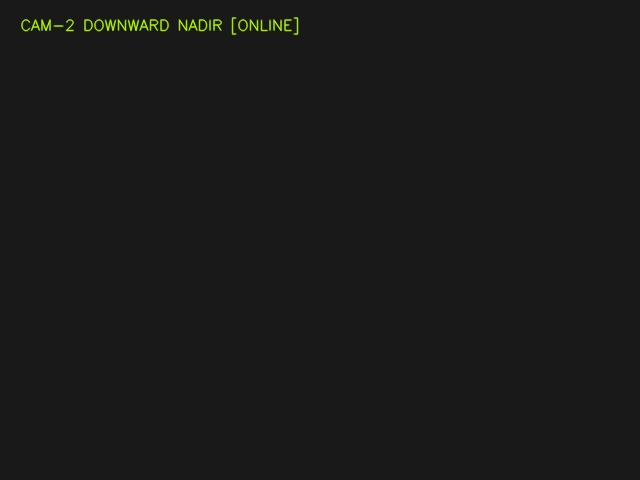
#> input picture data/db/live_downward_rgb.jpg, 640 x 480 px
$ python -i thermal_processor.py   (imports and definitions only)
#> lines starting #> are read from the running program, lines starting #| are printed output that depends on the picture; after the words box and inside, x2 and y2 are one past the last pixel; in counts of white or black regions, pixels touching at a corner belong together
#> further down, picture is the input picture: shape (480, 640, 3); mean B, G, R 25, 25.7, 25.5
"""Synthetic Thermal / Infrared Camera Processing Pipeline with Calibrated Radiometry."""

import cv2
import numpy as np
import time
import math
from typing import List, Dict, Any, Optional, Tuple

class ThermalProcessor:
    """Simulates calibrated Long-Wave Infrared (LWIR 8-14 µm) thermography with Planck-radiance physics."""

    PALETTES = {
        "inferno": cv2.COLORMAP_INFERNO,
        "ironbow": cv2.COLORMAP_JET,
        "white_hot": "white_hot",
        "black_hot": "black_hot",
        "rainbow": cv2.COLORMAP_RAINBOW,
        "plasma": cv2.COLORMAP_PLASMA,
        "bone": cv2.COLORMAP_BONE,
        "arctic": cv2.COLORMAP_OCEAN
    }

    def __init__(self, default_palette: str = "ironbow"):
        self.current_palette = default_palette if default_palette in self.PALETTES else "ironbow"
        self.isotherm_enabled = True
        self.isotherm_threshold_c = 35.0
        self.last_temp_map: Optional[np.ndarray] = None
        self.last_radiometry: Dict[str, float] = {
            "t_min": 12.0,
            "t_max": 37.0,
            "t_center": 18.5,
            "t_mean": 17.2,
            "hotspots_count": 0
        }

    def set_palette(self, palette_name: str) -> bool:
        palette_key = palette_name.lower().strip()
        if palette_key in self.PALETTES:
            self.current_palette = palette_key
            return True
        return False

    def set_isotherm(self, enabled: bool, threshold_c: float = 35.0):
        self.isotherm_enabled = enabled
        self.isotherm_threshold_c = threshold_c

    def get_temperature_at_pixel(self, u: int, v: int) -> float:
        """Returns exact calibrated Celsius temperature at given image coordinates (u, v)."""
        if self.last_temp_map is None:
            return 18.0
        h, w = self.last_temp_map.shape[:2]
        cu = max(0, min(w - 1, int(u)))
        cv = max(0, min(h - 1, int(v)))
        return float(round(self.last_temp_map[cv, cu], 1))

    def process_frame(self, rgb_frame: np.ndarray, detections: Optional[List[Dict[str, Any]]] = None) -> np.ndarray:
        """Converts an RGB/Gazebo image into physically-calibrated radiometry LWIR thermography."""
        if rgb_frame is None or rgb_frame.size == 0:
            return np.zeros((480, 640, 3), dtype=np.uint8)

        h, w = rgb_frame.shape[:2]
#> h = 480; w = 640
        gray = cv2.cvtColor(rgb_frame, cv2.COLOR_BGR2GRAY)

        # 1. Physics-Based Ambient Ground Temperature Map (13.5°C to 21.0°C baseline)
        norm_gray = gray.astype(np.float32) / 255.0
        temp_map = 13.5 + (norm_gray * 7.5) # Background vegetation / terrain (13.5°C .. 21.0°C)

        # Water features (Cold sink 11.0°C .. 13.0°C)
        b, g, r = cv2.split(rgb_frame)
        water_mask = (b.astype(np.float32) > (r.astype(np.float32) + 18)) & (g.astype(np.float32) > (r.astype(np.float32) + 8))
#> water_mask: shape (480, 640) bool; every value is 0
        temp_map[water_mask] = 11.5 + (norm_gray[water_mask] * 1.5)

        # 2. Inject Calibrated Radiant Thermal Heat Signatures for Entities
        hotspots = []
        if detections:
            for det in detections:
                box = det.get("bbox", [])
                cat = det.get("category", "")
                lbl = det.get("label", "").lower()
                target_temp = float(det.get("temp_c", 37.0))

                if len(box) == 4:
                    x1, y1, x2, y2 = [int(v) for v in box]
                    x1, y1 = max(0, min(w - 2, x1)), max(0, min(h - 2, y1))
                    x2, y2 = max(x1 + 2, min(w, x2)), max(y1 + 2, min(h, y2))
                    bw = x2 - x1
                    bh = y2 - y1

                    if cat in ["person", "human", "pedestrian"] or "man" in lbl or "woman" in lbl:
                        # Human Body Thermogram: Core 37.0°C, head 36.6°C, torso 35.8°C, limbs 32.5°C
                        head_y = y1 + int(bh * 0.22)
                        head_x = (x1 + x2) // 2
                        rad_h = max(3, bw // 3)
                        cv2.circle(temp_map, (head_x, head_y), rad_h, 36.8, -1)
                        # Torso oval
                        cv2.ellipse(temp_map, ((x1 + x2) // 2, y1 + int(bh * 0.55)), (max(4, bw // 3), max(6, bh // 3)), 0, 0, 360, 35.5, -1)
                        # Full silhouette warm halo
                        sub = temp_map[y1:y2, x1:x2]
                        temp_map[y1:y2, x1:x2] = np.maximum(sub, 32.5)
                        hotspots.append({"x": head_x, "y": head_y, "temp": 37.0, "label": "HUMAN HEAT SIGNATURE"})

                    elif cat in ["wildlife", "animal"] or "deer" in lbl or "elk" in lbl or "wolf" in lbl:
                        # Wildlife: Snout/eyes warm (35.5°C), thick insulated fur coat (31.0°C .. 33.5°C)
                        cx, cy = (x1 + x2) // 2, (y1 + y2) // 2
                        cv2.ellipse(temp_map, (cx, cy), (max(5, bw // 3), max(4, bh // 3)), 0, 0, 360, 33.5, -1)
                        head_x = x1 + int(bw * 0.25)
                        head_y = y1 + int(bh * 0.35)
                        cv2.circle(temp_map, (head_x, head_y), max(3, bw // 5), 35.5, -1)
                        hotspots.append({"x": cx, "y": cy, "temp": 35.5, "label": "BIOLOGICAL FAUNA"})

                    elif cat in ["vehicle", "truck", "car"] or "suv" in lbl or "truck" in lbl or "atv" in lbl:
                        # Vehicle: Internal combustion engine block (85°C - 95°C), exhaust, warm tires (45°C)
                        cx, cy = (x1 + x2) // 2, (y1 + y2) // 2
                        eng_x = x1 + int(bw * 0.70)
                        eng_y = cy
                        # Engine core
                        cv2.circle(temp_map, (eng_x, eng_y), max(6, bw // 4), target_temp, -1)
                        # Warm chassis body
                        sub = temp_map[y1:y2, x1:x2]
                        temp_map[y1:y2, x1:x2] = np.maximum(sub, 38.0)
                        hotspots.append({"x": eng_x, "y": eng_y, "temp": target_temp, "label": "COMBUSTION POWERTRAIN"})

                    elif cat in ["fire", "hazard"] or "wildfire" in lbl or "campfire" in lbl:
                        # Fire Flare: Extreme thermal gradient (350°C to 650°C) with smoke dispersal
                        cx, cy = (x1 + x2) // 2, (y1 + y2) // 2
                        r_flame = max(12, min(bw, bh) // 2)
                        cv2.circle(temp_map, (cx, cy), r_flame, target_temp, -1)
                        # Outer thermal plume
                        cv2.circle(temp_map, (cx, cy), int(r_flame * 1.8), target_temp * 0.65, -1)
                        hotspots.append({"x": cx, "y": cy, "temp": target_temp, "label": "CRITICAL THERMAL FLARE"})

        # Atmospheric dispersion smoothing (FLIR thermal optics blur)
        temp_map = cv2.GaussianBlur(temp_map, (5, 5), 1.1)
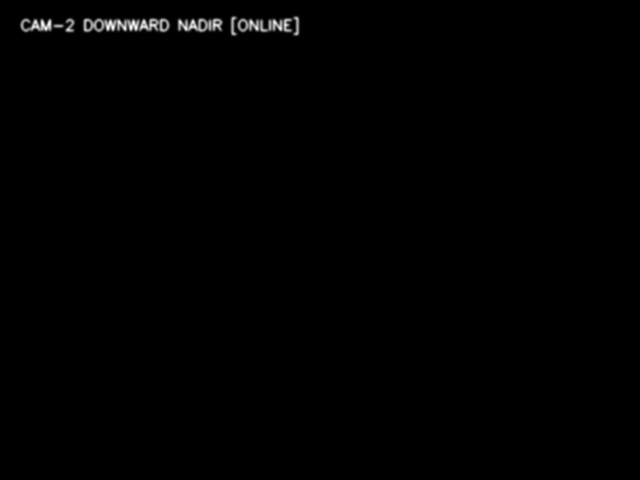
#> temp_map: shape (480, 640) float32; min 14.22, max 17.85, mean 14.25; drawn with min black and max white
        self.last_temp_map = temp_map

        # Radiometric Scene Statistics
        t_min = float(round(np.min(temp_map), 1))
#> t_min = 14.2
        t_max = float(round(np.max(temp_map), 1))
#> t_max = 17.8
        t_mean = float(round(np.mean(temp_map), 1))
#> t_mean = 14.3
        cx, cy = w // 2, h // 2
#> cx = 320; cy = 240
        t_center = float(round(temp_map[cy, cx], 1))
#> t_center = 14.2
        self.last_radiometry = {
            "t_min": t_min,
            "t_max": t_max,
            "t_center": t_center,
            "t_mean": t_mean,
            "hotspots_count": len(hotspots)
        }
#> self.last_radiometry = {'t_min': 14.2, 't_max': 17.8, 't_center': 14.2, 't_mean': 14.3, 'hotspots_count': 0}

        # 3. Dynamic Plateau Radiance Compression (Maps 10°C .. 650°C into 0..255 gracefully)
        # We use a dual-slope radiometric compression curve so human (37°C) retains full contrast even when 580°C fire is present
        norm_intensity = np.zeros_like(temp_map, dtype=np.float32)
        bg_min = 10.0
        bio_max = 42.0

        # Region A: Environmental & Biological (10°C to 42°C -> 0 to 185 intensity)
        mask_low = temp_map <= bio_max
#> mask_low: shape (480, 640) bool; every value is 1
        norm_intensity[mask_low] = ((temp_map[mask_low] - bg_min) / (bio_max - bg_min)) * 185.0

        # Region B: High Heat & Combustion (42°C to 650°C -> 185 to 255 intensity using log scale)
        mask_high = temp_map > bio_max
        log_val = np.log1p(temp_map[mask_high] - bio_max)
#> log_val = empty array
        log_max = np.log1p(650.0 - bio_max)
        norm_intensity[mask_high] = 185.0 + (log_val / log_max) * 70.0

        thermal_uint8 = np.clip(norm_intensity, 0, 255).astype(np.uint8)

        # 4. Color Palette Mapping
        if self.current_palette == "white_hot":
            thermal_color = cv2.cvtColor(thermal_uint8, cv2.COLOR_GRAY2BGR)
        elif self.current_palette == "black_hot":
            inv = 255 - thermal_uint8
            thermal_color = cv2.cvtColor(inv, cv2.COLOR_GRAY2BGR)
        else:
            cmap_id = self.PALETTES.get(self.current_palette, cv2.COLORMAP_JET)
            thermal_color = cv2.applyColorMap(thermal_uint8, cmap_id)
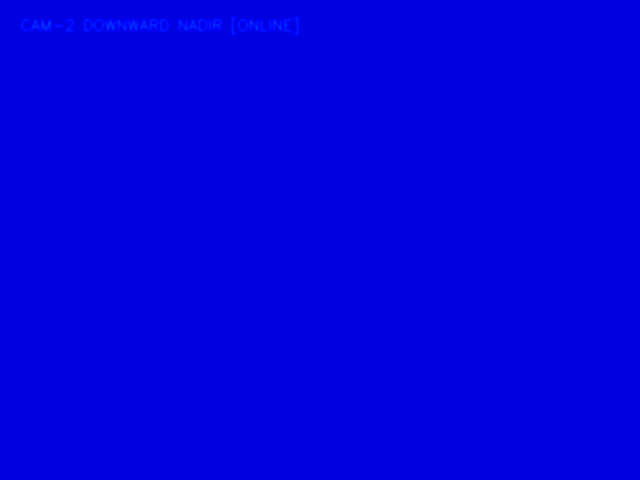
#> thermal_color: shape (480, 640, 3); mean B, G, R 224.3, 0.1, 0

        # 5. Isotherm Highlight Alarm Overlay (Flashing vibrant cyan/red on targets >= threshold)
        if self.isotherm_enabled:
            isotherm_mask = temp_map >= self.isotherm_threshold_c
            # Subtle pulsating alpha blend
            pulse = 0.5 + 0.3 * math.sin(time.time() * 6.0)
            iso_overlay = thermal_color.copy()
            # Crimson for high heat >= 60°C, Amber for biological >= 35°C
            iso_color = np.zeros_like(thermal_color)
            iso_color[temp_map >= 60.0] = [0, 50, 255] # Red
            iso_color[(temp_map >= self.isotherm_threshold_c) & (temp_map < 60.0)] = [0, 220, 255] # Amber-Yellow
            thermal_color[isotherm_mask] = cv2.addWeighted(thermal_color, 1.0 - pulse, iso_color, pulse, 0)[isotherm_mask]

        # 6. Military-Grade OSD & Radiometric HUD Elements
        # Boresight Spot Radiometer Reticle
        reticle_color = (0, 255, 255) if self.current_palette != "white_hot" else (0, 200, 0)
        cv2.line(thermal_color, (cx - 16, cy), (cx + 16, cy), reticle_color, 1, cv2.LINE_AA)
#> thermal_color: shape (480, 640, 3); 0.03% of pixels changed, all inside (x1, y1, x2, y2) = (304, 239, 338, 242)
        cv2.line(thermal_color, (cx, cy - 16), (cx, cy + 16), reticle_color, 1, cv2.LINE_AA)
#> thermal_color: shape (480, 640, 3); mean B, G, R 224.2, 0.2, 0.1
        cv2.circle(thermal_color, (cx, cy), 6, reticle_color, 1, cv2.LINE_AA)
#> thermal_color: shape (480, 640, 3); mean B, G, R 224.2, 0.2, 0.1

        # Convert Center Spot Temp to Fahrenheit
        t_center_f = round((t_center * 9.0 / 5.0) + 32.0, 1)
#> t_center_f = 57.6

        # HUD Top Banner
        hud_bg = (10, 14, 22)
        cv2.rectangle(thermal_color, (8, 8), (340, 48), hud_bg, -1)
        cv2.rectangle(thermal_color, (8, 8), (340, 48), (0, 240, 255), 1)

        pal_tag = self.current_palette.upper().replace("_", " ")
        cv2.putText(thermal_color, f"FLIR LWIR 8-14um | {pal_tag}", (16, 25),
                    cv2.FONT_HERSHEY_SIMPLEX, 0.44, (255, 255, 255), 1, cv2.LINE_AA)
        cv2.putText(thermal_color, f"CTR SPOT: {t_center:.1f} C / {t_center_f:.1f} F", (16, 42),
                    cv2.FONT_HERSHEY_SIMPLEX, 0.42, (0, 255, 255), 1, cv2.LINE_AA)

        # HUD Radiometry Min / Max / Mean Box on Bottom Left
        cv2.rectangle(thermal_color, (8, h - 38), (280, h - 8), hud_bg, -1)
        cv2.rectangle(thermal_color, (8, h - 38), (280, h - 8), (80, 80, 80), 1)
        stat_line = f"MIN: {t_min:.1f}C | AVG: {t_mean:.1f}C | MAX: {t_max:.1f}C"
#> stat_line = 'MIN: 14.2C | AVG: 14.3C | MAX: 17.8C'
        cv2.putText(thermal_color, stat_line, (14, h - 20),
                    cv2.FONT_HERSHEY_SIMPLEX, 0.38, (0, 229, 153), 1, cv2.LINE_AA)
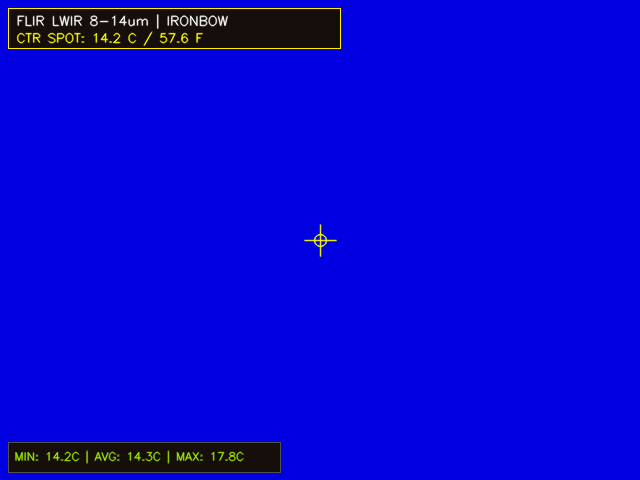
#> thermal_color: shape (480, 640, 3); mean B, G, R 209.1, 3, 3.4

        # 7. Thermal Target Brackets for Identified Hotspots
        if detections:
            for det in detections:
                box = det.get("bbox", [])
                if len(box) == 4:
                    x1, y1, x2, y2 = [int(v) for v in box]
                    bw = x2 - x1
                    bh = y2 - y1
                    k = max(4, min(14, min(bw, bh) // 4))
                    tid = det.get("track_id", "TRK")
                    lbl = det.get("label", det.get("category", "HEAT"))
                    temp = float(det.get("temp_c", 37.0))
                    is_hazard = (temp >= 100.0 or "hazard" in lbl.lower() or "fire" in lbl.lower())

                    t_color = (0, 0, 255) if is_hazard else (0, 255, 255)

                    # Precise Corner Brackets
                    cv2.line(thermal_color, (x1, y1), (x1 + k, y1), t_color, 2, cv2.LINE_AA)
                    cv2.line(thermal_color, (x1, y1), (x1, y1 + k), t_color, 2, cv2.LINE_AA)
                    cv2.line(thermal_color, (x2, y1), (x2 - k, y1), t_color, 2, cv2.LINE_AA)
                    cv2.line(thermal_color, (x2, y1), (x2, y1 + k), t_color, 2, cv2.LINE_AA)
                    cv2.line(thermal_color, (x1, y2), (x1 + k, y2), t_color, 2, cv2.LINE_AA)
                    cv2.line(thermal_color, (x1, y2), (x1, y2 - k), t_color, 2, cv2.LINE_AA)
                    cv2.line(thermal_color, (x2, y2), (x2 - k, y2), t_color, 2, cv2.LINE_AA)
                    cv2.line(thermal_color, (x2, y2), (x2, y2 - k), t_color, 2, cv2.LINE_AA)

                    badge = f"[{tid} | {temp:.1f}C | {lbl[:18]}]"
                    cv2.putText(thermal_color, badge, (x1, max(14, y1 - 4)),
                                cv2.FONT_HERSHEY_SIMPLEX, 0.36, t_color, 1, cv2.LINE_AA)

        # 8. Calibrated Radiometric Colorbar Scale on Right
        bar_x = w - 30
#> bar_x = 610
        bar_w = 12
        bar_h = 200
        bar_y = (h - bar_h) // 2
#> bar_y = 140

        # Draw Gradient
        for i in range(bar_h):
            val = int(255 * (1.0 - (i / bar_h)))
            if self.current_palette == "white_hot":
                c = (val, val, val)
            elif self.current_palette == "black_hot":
                c = (255 - val, 255 - val, 255 - val)
            else:
                cmap_id = self.PALETTES.get(self.current_palette, cv2.COLORMAP_JET)
                c = cv2.applyColorMap(np.array([[val]], dtype=np.uint8), cmap_id)[0, 0].tolist()
            cv2.line(thermal_color, (bar_x, bar_y + i), (bar_x + bar_w, bar_y + i), c, 1)
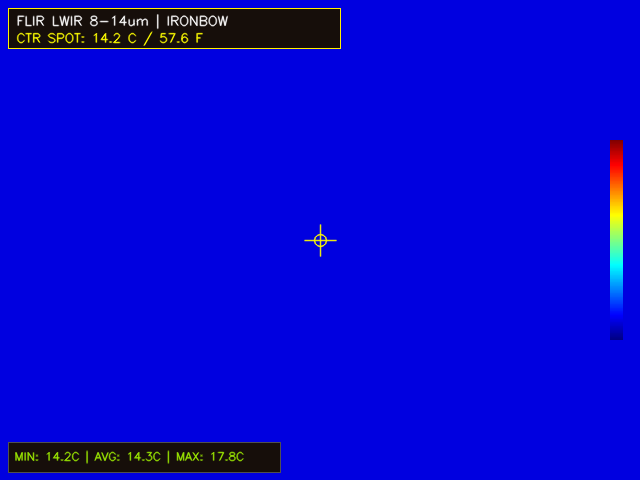
#> thermal_color: shape (480, 640, 3); 0.84% of pixels changed, all inside (x1, y1, x2, y2) = (610, 140, 623, 340)

        cv2.rectangle(thermal_color, (bar_x, bar_y), (bar_x + bar_w, bar_y + bar_h), (255, 255, 255), 1)
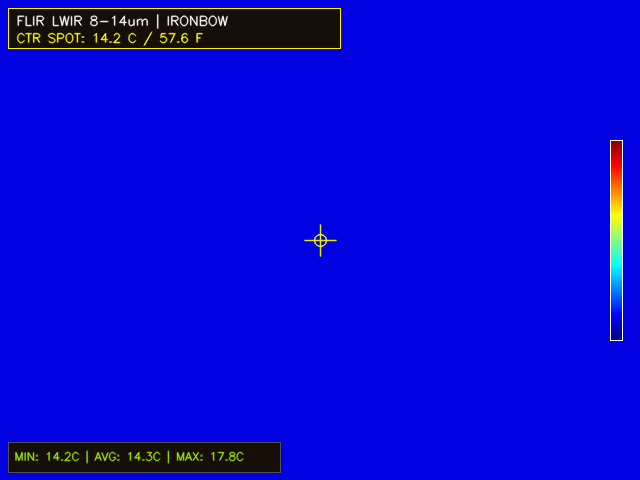
#> thermal_color: shape (480, 640, 3); 0.14% of pixels changed, all inside (x1, y1, x2, y2) = (610, 140, 623, 341)
        # Tick markers
        cv2.putText(thermal_color, f"{int(t_max)}C", (bar_x - 42, bar_y + 10), cv2.FONT_HERSHEY_SIMPLEX, 0.32, (255, 255, 255), 1)
#> thermal_color: shape (480, 640, 3); 0.01% of pixels changed, all inside (x1, y1, x2, y2) = (570, 143, 588, 151)
        cv2.putText(thermal_color, "42C", (bar_x - 32, bar_y + int(bar_h * 0.45)), cv2.FONT_HERSHEY_SIMPLEX, 0.30, (0, 240, 255), 1)
#> thermal_color: shape (480, 640, 3); mean B, G, R 208.4, 4.3, 4.7
        cv2.putText(thermal_color, f"{int(t_min)}C", (bar_x - 42, bar_y + bar_h), cv2.FONT_HERSHEY_SIMPLEX, 0.32, (255, 255, 255), 1)
#> thermal_color: shape (480, 640, 3); mean B, G, R 208.4, 4.4, 4.7

        return thermal_color

>>> import cv2
>>> picture = cv2.imread('../../../data/db/live_downward_rgb.jpg')
>>> result = ThermalProcessor().process_frame(picture)
